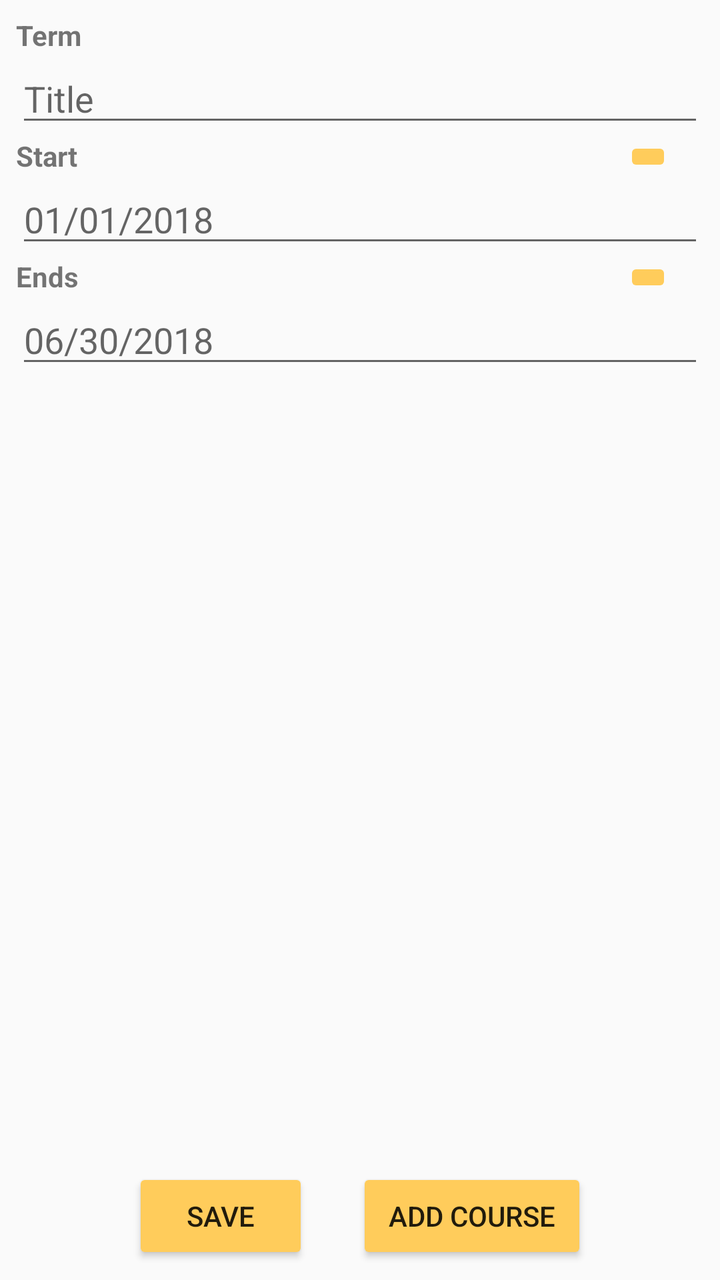
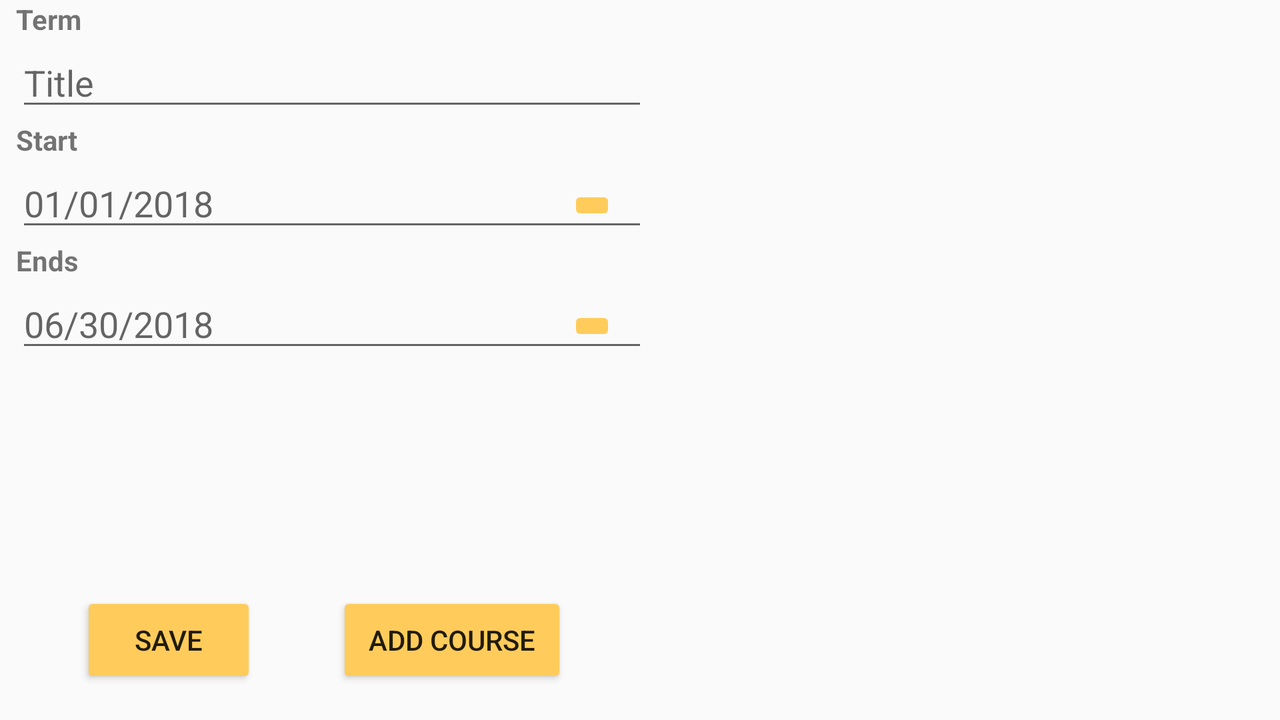

Compare how this app lays out the same screen by default and in its alternative resource folder. The renders come first, then the two layout files and the values they reference.
<!-- AndroidManifest.xml: application theme AppTheme -->
<!-- res/layout/activity_term_add_edit.xml -->
<?xml version="1.0" encoding="utf-8"?>
<LinearLayout xmlns:android="http://schemas.android.com/apk/res/android"
    xmlns:app="http://schemas.android.com/apk/res-auto"
    xmlns:tools="http://schemas.android.com/tools"
    android:layout_width="match_parent"
    android:layout_height="match_parent"
    android:orientation="vertical"
    tools:context=".TermAddEditActivity">


    <RelativeLayout
        android:layout_width="match_parent"
        android:layout_height="wrap_content"
        android:layout_margin="8dp">

        <TextView
            android:id="@+id/edit_term_title_label"
            android:layout_width="wrap_content"
            android:layout_height="wrap_content"
            android:layout_alignParentStart="true"
            android:layout_alignParentTop="true"
            android:text="@string/term_title_label"
            android:textStyle="bold" />

        <EditText
            android:id="@+id/edit_term_title"
            android:layout_width="match_parent"
            android:layout_height="wrap_content"
            android:layout_below="@id/edit_term_title_label"
            android:hint="Title"
            android:inputType="text"
            android:textAppearance="@style/Base.TextAppearance.AppCompat.Medium" />


        <TextView
            android:id="@+id/edit_term_start_label"
            android:layout_width="wrap_content"
            android:layout_height="wrap_content"
            android:layout_below="@+id/edit_term_title"
            android:text="@string/startLabel"
            android:textStyle="bold" />

        <EditText
            android:id="@+id/edit_term_start"
            android:layout_width="match_parent"
            android:layout_height="wrap_content"
            android:layout_below="@id/edit_term_start_label"
            android:hint="01/01/2018"
            android:textAppearance="@style/Base.TextAppearance.AppCompat.Medium" />

        <ImageButton
            android:id="@+id/start_date_picker"
            android:layout_width="wrap_content"
            android:layout_height="wrap_content"
            android:src="@drawable/ic_event_black_24dp"
            android:layout_alignTop="@id/edit_term_start_label"
            android:layout_alignParentEnd="true"
            android:layout_marginRight="16dp"
            android:maxHeight="24dp"
            />

        <TextView
            android:id="@+id/edit_term_end_label"
            android:layout_width="wrap_content"
            android:layout_height="wrap_content"
            android:layout_below="@id/edit_term_start"
            android:layout_alignParentStart="true"
            android:text="@string/endingLabel"
            android:textStyle="bold" />

        <EditText
            android:id="@+id/edit_term_end"
            android:layout_width="match_parent"
            android:layout_height="wrap_content"
            android:layout_below="@id/edit_term_end_label"
            android:hint="06/30/2018"
            android:textAppearance="@style/Base.TextAppearance.AppCompat.Medium" />

        <ImageButton
            android:id="@+id/end_date_picker"
            android:layout_width="wrap_content"
            android:layout_height="wrap_content"
            android:src="@drawable/ic_event_black_24dp"
            android:layout_alignTop="@id/edit_term_end_label"
            android:layout_alignParentEnd="true"
            android:layout_marginRight="16dp"
            android:maxHeight="24dp"
            />

        <androidx.recyclerview.widget.RecyclerView
            android:id="@+id/edit_term_course_list"
            android:layout_width="match_parent"
            android:layout_height="match_parent"
            tools:listitem="@layout/course_item"
            android:layout_alignParentStart="true"
            android:layout_below="@id/edit_term_end"
            android:layout_above="@id/edit_term_button_panel"/>

        
            
            
            
            
            
            
            

        


        <LinearLayout
            android:id="@+id/edit_term_button_panel"
            android:layout_width="wrap_content"
            android:layout_height="wrap_content"
            android:layout_alignParentBottom="true"
            android:layout_centerHorizontal="true"
            android:orientation="horizontal">

            <Button
                android:id="@+id/save_term"
                android:layout_width="wrap_content"
                android:layout_height="wrap_content"
                android:layout_centerHorizontal="true"
                android:layout_marginRight="24dp"
                android:paddingHorizontal="16dp"
                android:text="Save" />

            <Button
                android:id="@+id/add_course"
                android:layout_width="wrap_content"
                android:layout_height="wrap_content"
                android:layout_alignParentBottom="true"
                android:layout_centerHorizontal="true"
                android:layout_toRightOf="@id/save_term"
                android:paddingHorizontal="16dp"
                android:text="Add course" />

        </LinearLayout>
    </RelativeLayout>

</LinearLayout>
<!-- res/layout/course_item.xml (included above) -->
<?xml version="1.0" encoding="utf-8"?>
<androidx.cardview.widget.CardView xmlns:android="http://schemas.android.com/apk/res/android"
    android:layout_width="match_parent"
    android:layout_height="wrap_content"
    android:layout_marginLeft="8dp"
    android:layout_marginTop="8dp"
    android:layout_marginRight="8dp">

    <RelativeLayout
        android:layout_width="wrap_content"
        android:layout_height="wrap_content"
        android:padding="8dp">

        <ImageView
            android:id="@+id/course_item_progress_icon"
            android:layout_width="wrap_content"
            android:layout_height="wrap_content"
            android:layout_alignParentEnd="true"
            android:src="@drawable/ic_inprogress_72dp" />

        <TextView
            android:id="@+id/course_item_course_title"
            android:layout_width="wrap_content"
            android:layout_height="wrap_content"
            android:maxLines="1"
            android:text="CourseName"
            android:textAppearance="@style/TextAppearance.AppCompat.Large" />

        <LinearLayout
            android:id="@+id/start_row"
            android:layout_width="match_parent"
            android:layout_height="wrap_content"
            android:layout_below="@id/course_item_course_title"
            android:layout_toLeftOf="@+id/course_item_progress_icon"
            android:orientation="horizontal"
            android:layout_marginRight="8dp">

            <RelativeLayout
                android:layout_width="match_parent"
                android:layout_height="match_parent">

                <TextView
                    android:id="@+id/course_item_start_label"
                    android:layout_width="wrap_content"
                    android:layout_height="wrap_content"
                    android:layout_gravity="start"
                    android:text="Start" />

                <TextView
                    android:id="@+id/course_item_course_start"
                    android:layout_width="wrap_content"
                    android:layout_height="wrap_content"
                    android:layout_alignParentEnd="true"
                    android:text="01/01/2018" />

            </RelativeLayout>
        </LinearLayout>

        <LinearLayout
            android:layout_width="match_parent"
            android:layout_height="wrap_content"
            android:layout_below="@+id/start_row"
            android:layout_toLeftOf="@+id/course_item_progress_icon"
            android:orientation="horizontal"
            android:layout_marginRight="8dp">

            <RelativeLayout
                android:layout_width="match_parent"
                android:layout_height="match_parent">

            <TextView
                android:id="@+id/course_item_end_label"
                android:layout_width="wrap_content"
                android:layout_height="wrap_content"
                android:text="@string/goalLabel"
                android:layout_alignParentStart="true"/>

                <TextView
                    android:id="@+id/course_item_course_end"
                    android:layout_width="wrap_content"
                    android:layout_height="wrap_content"
                    android:text="02/28/2018"
                    android:layout_alignParentEnd="true"/>
            </RelativeLayout>
        </LinearLayout>


    </RelativeLayout>
</androidx.cardview.widget.CardView>
<!-- resources referenced by this layout -->
<resources>
  <!-- drawable ic_inprogress_72dp (drawable) -->
  <vector android:height="72dp" android:tint="#51CB28"
      android:viewportHeight="24.0" android:viewportWidth="24.0"
      android:width="72dp" xmlns:android="http://schemas.android.com/apk/res/android">
      <path android:fillColor="#FF000000" android:pathData="M16.24,7.76C15.07,6.59 13.54,6 12,6v6l-4.24,4.24c2.34,2.34 6.14,2.34 8.49,0 2.34,-2.34 2.34,-6.14 -0.01,-8.48zM12,2C6.48,2 2,6.48 2,12s4.48,10 10,10 10,-4.48 10,-10S17.52,2 12,2zM12,20c-4.42,0 -8,-3.58 -8,-8s3.58,-8 8,-8 8,3.58 8,8 -3.58,8 -8,8z"/>
  </vector>
  <string name="endingLabel">Ends</string>
  <string name="goalLabel">Goal</string>
  <string name="startLabel">Start</string>
  <string name="term_title_label">Term</string>
  <style name="AppTheme" parent="Theme.AppCompat.Light">
          
          <item name="colorPrimary">@color/colorPrimary</item>
          <item name="colorPrimaryDark">@color/colorPrimaryDark</item>
          <item name="colorAccent">@color/colorAccent</item>
          <item name="colorButtonNormal">@color/colorButtonBackground</item>
      </style>
  <color name="colorPrimary">#4486a1</color>
  <color name="colorPrimaryDark">#1d4ac6</color>
  <color name="colorAccent">#558f45</color>
  <color name="colorButtonBackground">#ffcc5b</color>
</resources>
<!-- res/layout-land/activity_term_add_edit.xml (the repository's variant of the layout above) -->
<!-- drawn on the phone turned sideways -->
<?xml version="1.0" encoding="utf-8"?>
<androidx.constraintlayout.widget.ConstraintLayout xmlns:android="http://schemas.android.com/apk/res/android"
    xmlns:app="http://schemas.android.com/apk/res-auto"
    xmlns:tools="http://schemas.android.com/tools"
    android:layout_width="match_parent"
    android:layout_height="match_parent"
    android:orientation="vertical"
    tools:context=".activities.TermAddEditActivity">


        <TextView
            android:id="@+id/edit_term_title_label"
            android:layout_width="wrap_content"
            android:layout_height="wrap_content"
            app:layout_constraintStart_toStartOf="parent"
            android:layout_marginLeft="8dp"
            android:text="@string/term_title_label"
            android:textStyle="bold" />

        <EditText
            android:id="@+id/edit_term_title"
            android:layout_width="0dp"
            android:layout_height="wrap_content"
            app:layout_constraintTop_toBottomOf="@id/edit_term_title_label"
            app:layout_constraintStart_toStartOf="parent"
            app:layout_constraintEnd_toStartOf="@id/edit_term_course_list"
            android:layout_marginLeft="8dp"
            android:hint="Title"
            android:inputType="text"
            android:textAppearance="@style/Base.TextAppearance.AppCompat.Medium" />


        <TextView
            android:id="@+id/edit_term_start_label"
            android:layout_width="wrap_content"
            android:layout_height="wrap_content"
            app:layout_constraintTop_toBottomOf="@+id/edit_term_title"
            app:layout_constraintStart_toStartOf="parent"
            android:layout_marginLeft="8dp"
            android:text="@string/startLabel"
            android:textStyle="bold" />

        <EditText
            android:id="@+id/edit_term_start"
            android:layout_width="0dp"
            android:layout_height="wrap_content"
            app:layout_constraintTop_toBottomOf="@id/edit_term_start_label"
            app:layout_constraintStart_toStartOf="parent"
            app:layout_constraintEnd_toStartOf="@id/edit_term_course_list"
            android:layout_marginLeft="8dp"
            android:hint="01/01/2018"
            android:inputType="date"
            android:textAppearance="@style/Base.TextAppearance.AppCompat.Medium" />

        <ImageButton
            android:id="@+id/start_date_picker"
            android:layout_width="wrap_content"
            android:layout_height="wrap_content"
            android:src="@drawable/ic_event_black_24dp"
            app:layout_constraintBottom_toBottomOf="@id/edit_term_start"
            app:layout_constraintEnd_toStartOf="@id/edit_term_course_list"
            android:layout_marginBottom="8dp"
            android:layout_marginRight="16dp"
            android:maxHeight="24dp"
            />

        <TextView
            android:id="@+id/edit_term_end_label"
            android:layout_width="wrap_content"
            android:layout_height="wrap_content"
            app:layout_constraintTop_toBottomOf="@id/edit_term_start"
            app:layout_constraintStart_toStartOf="parent"
            android:layout_marginLeft="8dp"
            android:text="@string/endingLabel"
            android:textStyle="bold" />

        <EditText
            android:id="@+id/edit_term_end"
            android:layout_width="0dp"
            android:layout_height="wrap_content"
            app:layout_constraintTop_toBottomOf="@id/edit_term_end_label"
            app:layout_constraintStart_toStartOf="parent"
            app:layout_constraintEnd_toStartOf="@id/edit_term_course_list"
            android:layout_marginLeft="8dp"
            android:hint="06/30/2018"
            android:inputType="date"
            android:textAppearance="@style/Base.TextAppearance.AppCompat.Medium" />

        <ImageButton
            android:id="@+id/end_date_picker"
            android:layout_width="wrap_content"
            android:layout_height="wrap_content"
            android:src="@drawable/ic_event_black_24dp"
            app:layout_constraintBottom_toBottomOf="@id/edit_term_end"
            android:layout_marginBottom="8dp"
            app:layout_constraintEnd_toStartOf="@id/edit_term_course_list"
            android:layout_marginRight="16dp"
            android:maxHeight="24dp"
            />

        <androidx.recyclerview.widget.RecyclerView
            android:id="@+id/edit_term_course_list"
            android:layout_width="0dp"
            android:layout_height="match_parent"
            tools:listitem="@layout/course_item"
            app:layout_constraintStart_toEndOf="@id/edit_term_title"
            app:layout_constraintEnd_toEndOf="parent"/>


            <Button
                android:id="@+id/save_term"
                android:layout_width="wrap_content"
                android:layout_height="wrap_content"
                android:paddingHorizontal="16dp"
                android:layout_marginBottom="16dp"
                app:layout_constraintBottom_toBottomOf="parent"
                app:layout_constraintStart_toStartOf="parent"
                app:layout_constraintEnd_toStartOf="@id/add_course"

                android:text="Save"/>

            <Button
                android:id="@+id/add_course"
                android:layout_width="wrap_content"
                android:layout_height="wrap_content"
                android:paddingHorizontal="16dp"
                android:layout_marginBottom="16dp"
                app:layout_constraintBottom_toBottomOf="parent"
                app:layout_constraintStart_toEndOf="@id/save_term"
                app:layout_constraintEnd_toStartOf="@id/edit_term_course_list"
                android:text="Add course" />



</androidx.constraintlayout.widget.ConstraintLayout>
